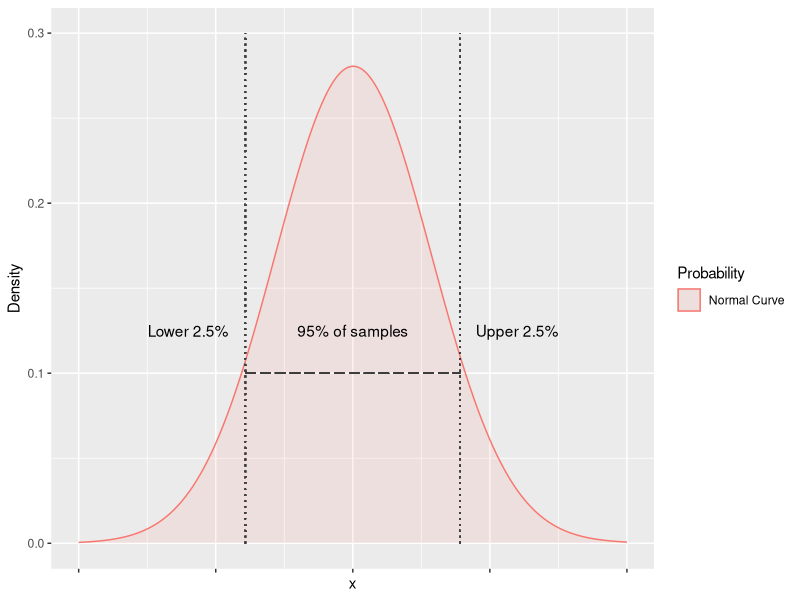
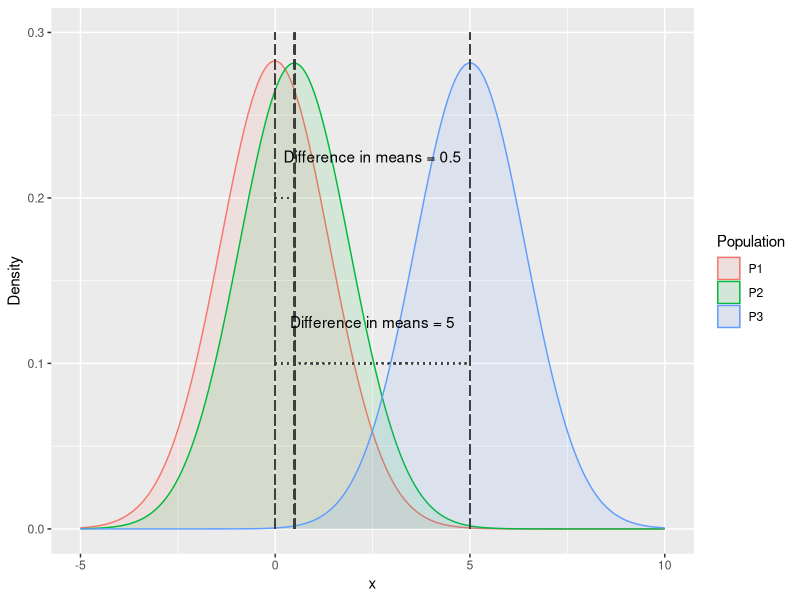
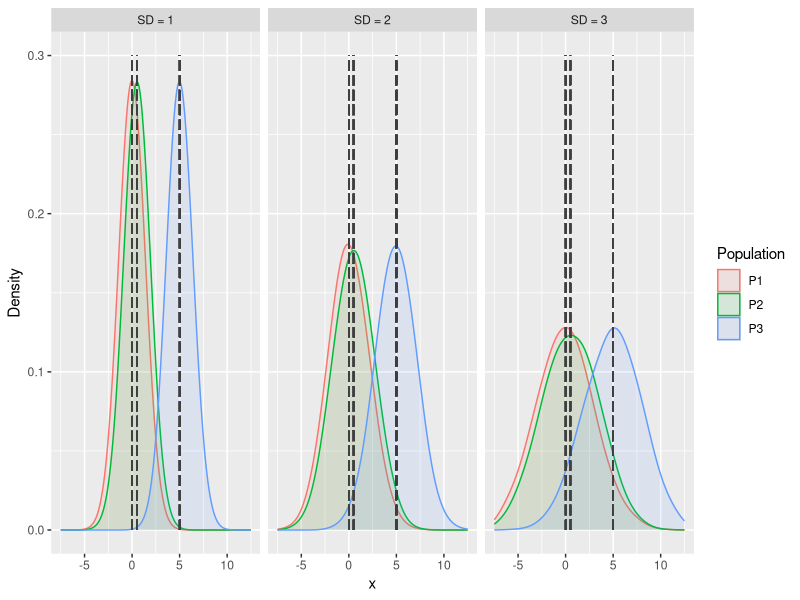
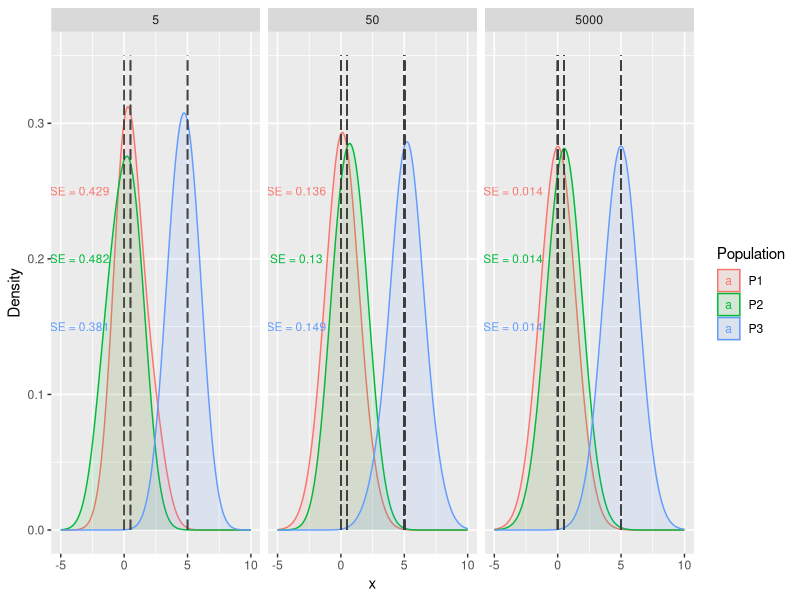
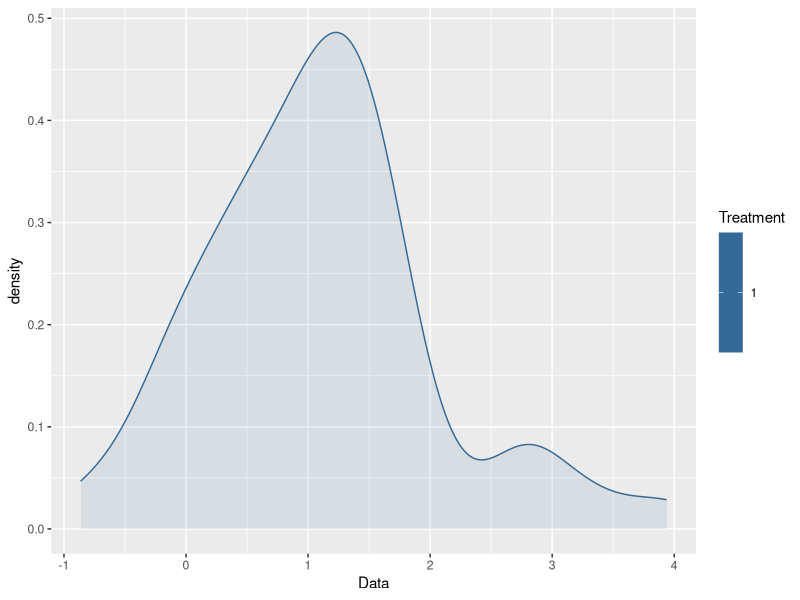
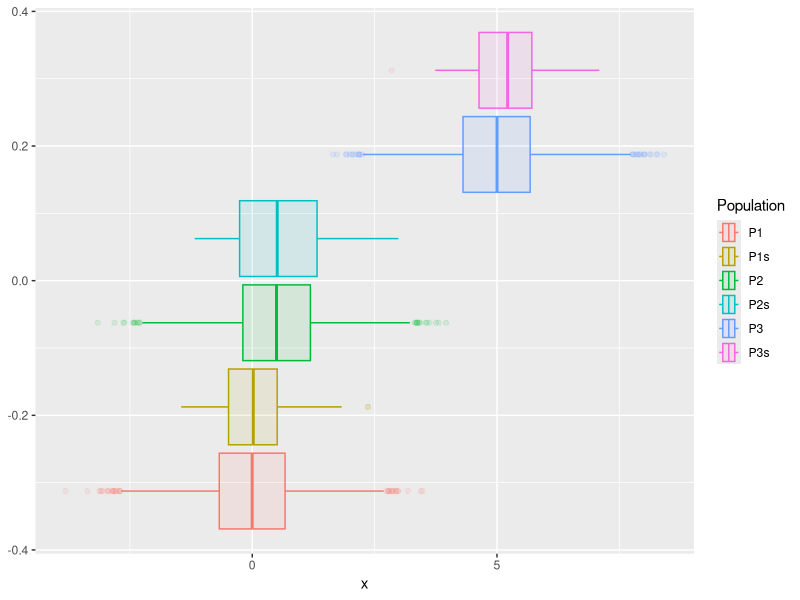

Reproduce these figures in R, in order.
## ---- chunk 1
library(tidyverse)

ddat <- data.frame(x = rnorm(5000, 0, 1), Probability = rep("Normal Curve", 5000))

ggplot(ddat, aes(x, fill = Probability, colour = Probability)) +
  geom_density(alpha = 0.1, bw = 1) +
  theme(axis.text.x = element_blank()) +
  geom_segment(aes(x = 1.96, y = 0, xend = 1.96, yend = 0.3), col = "gray25", size = 0.5, alpha = .2, linetype = 3) +
  geom_segment(aes(x = -1.96, y = 0, xend = -1.96, yend = 0.3), col = "gray25", size = 0.5, alpha = .2, linetype = 3) +
  geom_segment(aes(x = -1.96, y = 0.1, xend = 1.96, yend = 0.1), col = "gray25", size = 0.5, alpha = .2, linetype = 5) +
  annotate("text", x = 0, y = 0.125, label = "95% of samples") +
  annotate("text", x = 3, y = 0.125, label = "Upper 2.5%") +
  annotate("text", x = -3, y = 0.125, label = "Lower 2.5%") +
  ylab("Density") +
  xlim(-5,5)
## ---- chunk 2
#library(tidyverse)

ddat <- data.frame(x = c(rnorm(5000, 0, 1), rnorm(5000, 0.5, 1), rnorm(5000, 5, 1)), Population = c(rep("P1", 5000), rep("P2", 5000), rep("P3", 5000)))

ggplot(ddat, aes(x, fill = Population, colour = Population)) +
  geom_density(alpha = 0.1, bw = 1) +
  geom_segment(aes(x = 0, y = 0, xend = 0, yend = 0.3), col = "gray25", size = 0.5, alpha = .2, linetype = 5) +
  geom_segment(aes(x = 0.5, y = 0, xend = 0.5, yend = 0.3), col = "gray25", size = 0.5, alpha = .2, linetype = 5) +
  geom_segment(aes(x = 5, y = 0, xend = 5, yend = 0.3), col = "gray25", size = 0.5, alpha = .2, linetype = 5) +
  geom_segment(aes(x = 0, y = 0.1, xend = 5, yend = 0.1), col = "gray25", size = 0.5, alpha = .2, linetype = 3) +
  annotate("text", x = 2.5, y = 0.125, label = "Difference in means = 5") +
  geom_segment(aes(x = 0, y = 0.2, xend = 0.5, yend = 0.2), col = "gray25", size = 0.5, alpha = .2, linetype = 3) +
  annotate("text", x = 2.5, y = 0.225, label = "Difference in means = 0.5") +
  ylab("Density") +
  xlim(-5,10)
## ---- chunk 3
#| fig-height: 4

#library(tidyverse)

ddat <- rbind(data.frame(x = c(rnorm(5000, 0, 1), rnorm(5000, 0.5, 1), rnorm(5000, 5, 1)), Population = c(rep("P1", 5000), rep("P2", 5000), rep("P3", 5000)), variability = "SD = 1"), data.frame(x = c(rnorm(5000, 0, 2), rnorm(5000, 0.5, 2), rnorm(5000, 5, 2)), Population = c(rep("P1", 5000), rep("P2", 5000), rep("P3", 5000)), variability = "SD = 2"), data.frame(x = c(rnorm(5000, 0, 3), rnorm(5000, 0.5, 3), rnorm(5000, 5, 3)), Population = c(rep("P1", 5000), rep("P2", 5000), rep("P3", 5000)), variability = "SD = 3"))

ggplot(ddat, aes(x, fill = Population, colour = Population)) +
  geom_density(alpha = 0.1, bw = 1) +
  geom_segment(aes(x = 0, y = 0, xend = 0, yend = 0.3), col = "gray25", size = 0.5, alpha = .2, linetype = 5) +
  geom_segment(aes(x = 0.5, y = 0, xend = 0.5, yend = 0.3), col = "gray25", size = 0.5, alpha = .2, linetype = 5) +
  geom_segment(aes(x = 5, y = 0, xend = 5, yend = 0.3), col = "gray25", size = 0.5, alpha = .2, linetype = 5) +
  ylab("Density") +
  xlim(-7.5,12.5)  +
  facet_wrap(vars(variability))
## ---- chunk 4
#| fig-height: 4
#library(tidyverse)

ddat <- rbind(data.frame(x = c(rnorm(5000, 0, 1), rnorm(5000, 0.5, 1), rnorm(5000, 5, 1)), Population = c(rep("P1", 5000), rep("P2", 5000), rep("P3", 5000)), Sample = 5000), data.frame(x = c(rnorm(50, 0, 1), rnorm(50, 0.5, 1), rnorm(50, 5, 1)), Population = c(rep("P1", 50), rep("P2", 50), rep("P3", 50)), Sample = 50), data.frame(x = c(rnorm(5, 0, 1), rnorm(5, 0.5, 1), rnorm(5, 5, 1)), Population = c(rep("P1", 5), rep("P2", 5), rep("P3", 5)), Sample = 5))

ss <- ggplot(ddat, aes(x, fill = Population, colour = Population)) +
  geom_density(alpha = 0.1, bw = 1) +
  geom_segment(aes(x = 0, y = 0, xend = 0, yend = 0.35), col = "gray25", size = 0.5, alpha = .2, linetype = 5) +
  geom_segment(aes(x = 0.5, y = 0, xend = 0.5, yend = 0.35), col = "gray25", size = 0.5, alpha = .2, linetype = 5) +
  geom_segment(aes(x = 5, y = 0, xend = 5, yend = 0.35), col = "gray25", size = 0.5, alpha = .2, linetype = 5) +
  ylab("Density") +
  xlim(-5,10) +
  facet_wrap(vars(Sample))

ss_labels <- ddat %>% group_by(Sample, Population) %>% summarize(sd = sd(x)) %>% mutate(se = round(sd/sqrt(Sample), 3)) %>% mutate(label = paste0("SE = ", se))
  
p1_lab <- filter(ss_labels, Population == "P1")
p2_lab <- filter(ss_labels, Population == "P2")
p3_lab <- filter(ss_labels, Population == "P3")

ss +
  geom_text(x = -3.5, y = 0.25, aes(label = label), data = p1_lab, size = 3) +
  geom_text(x = -3.5, y = 0.2, aes(label = label), data = p2_lab, size = 3) +
  geom_text(x = -3.5, y = 0.15, aes(label = label), data = p3_lab, size = 3)
## ---- chunk 5
dat <- rnorm(n = 50, # set the sample size
             mean = 1, # set the mean to = 1
             sd = 1) # set the standard deviation to = 1
## ---- chunk 6

df <- data.frame(Data = dat, Treatment = 1)

head(df)
## ---- chunk 7
ggplot(df, aes(Data, fill = Treatment, colour = Treatment)) +
  geom_density(alpha = 0.1)
## ---- chunk 8
t.test(x = df$Data, # set our vector of data values
       alternative = "two.sided", # specify the alternative hypothesis (which in this case is "not zero" so it is two-sided (verses "greater" or "less"))
       mu = 0) # set the "true value" of the mean 
## ---- chunk 9
t.test(x = df$Data, # set our vector of data values
       alternative = "two.sided", # specify the alternative hypothesis
       mu = 0.5) # set the "true value" of the mean 
## ---- chunk 10
# Make new data with greater variability (standard deviation = 2)
df <- data.frame(Data = 
                  rnorm(n = 50, # set the sample size
                        mean = 1, # set the mean
                        sd = 2), # set bigger standard deviation
                 Treatment = 1)

# Run t-test
t.test(x = df$Data,
       alternative = "two.sided", 
       mu = 0.5)
## ---- chunk 11
# Make new data with greater sample size (n = 100)
df <- data.frame(Data = 
                  rnorm(n = 100, # set the sample size
                        mean = 1, # set the mean
                        sd = 2), # set bigger standard deviation
                 Treatment = 1)

# Run t-test
t.test(x = df$Data,
       alternative = "two.sided", 
       mu = 0.5)
## ---- chunk 12
#library(tidyverse)

ddat <- rbind(data.frame(x = c(rnorm(5000, 0, 1), rnorm(5000, 0.5, 1), rnorm(5000, 5, 1)), Population = c(rep("P1", 5000), rep("P2", 5000), rep("P3", 5000))), data.frame(x = c(rnorm(50, 0, 1), rnorm(50, 0.5, 1), rnorm(50, 5, 1)), Population = c(rep("P1s", 50), rep("P2s", 50), rep("P3s", 50))))

ggplot(ddat, aes(x, fill = Population, colour = Population)) +
  geom_boxplot(alpha = 0.1)
## ---- chunk 13
1 + 1
